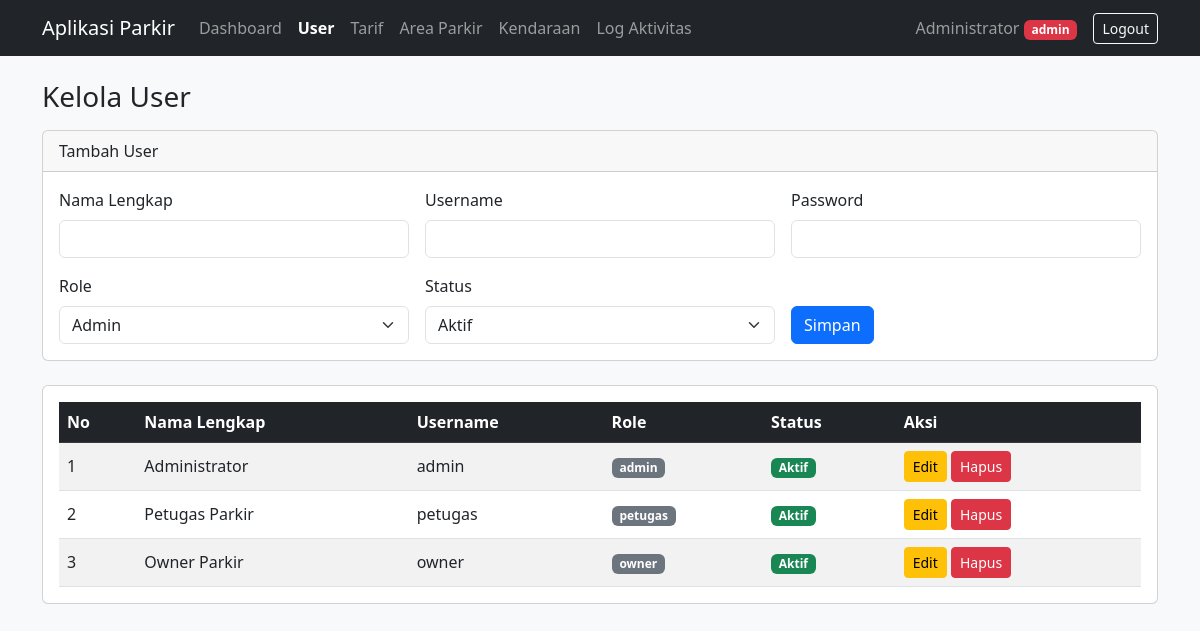
/user.php (signed in), run on the app's committed database.
### tables this page shows
CREATE TABLE `tb_user` (
  `id_user` int(11) NOT NULL,
  `nama_lengkap` varchar(50) DEFAULT NULL,
  `username` varchar(50) DEFAULT NULL,
  `password` varchar(100) DEFAULT NULL,
  `role` enum('admin','petugas','owner') DEFAULT NULL,
  `status_aktif` tinyint(1) DEFAULT NULL
);

### config/koneksi.php (called while the page is built, shortened)
<?php
$db_host = 'localhost';
$db_user = 'root';
$db_pass = '';
$db_name = 'parkir';
try {
    $koneksi = mysqli_connect($db_host, $db_user, $db_pass, $db_name);
    mysqli_set_charset($koneksi, 'utf8mb4');
} catch (mysqli_sql_exception $ex) {
    die('Koneksi database gagal: ' . $ex->getMessage() .
        '. Pastikan MySQL di XAMPP sudah Start dan nama database benar.');
}
function siapkan($sql, $types = '', $params = []) {
    global $koneksi;
    $stmt = mysqli_prepare($koneksi, $sql);
    mysqli_stmt_execute($stmt);
    return $stmt;
}
function ambil($sql, $types = '', $params = []) {
    $stmt = siapkan($sql, $types, $params);
    return mysqli_fetch_all(mysqli_stmt_get_result($stmt), MYSQLI_ASSOC);
}
function e($teks) {
    return htmlspecialchars((string)$teks, ENT_QUOTES, 'UTF-8');
}

### user.php (the view, shortened to what this page needs)
<?php
require __DIR__ . '/config/koneksi.php';
$daftar_role = ['admin', 'petugas', 'owner'];
$edit = isset($_GET['edit']) ? ambil_satu('SELECT * FROM tb_user WHERE id_user = ?', 'i', [(int)$_GET['edit']]) : null;
$data = ambil('SELECT * FROM tb_user ORDER BY id_user');
include __DIR__ . '/includes/header.php';
?>
<h3 class="mb-3">Kelola User</h3>
<div class="card mb-4">
  <div class="card-header"><?= $edit ? 'Edit User' : 'Tambah User' ?></div>
  <div class="card-body">
    <form method="post" class="row g-3">
      <div class="col-md-4">
        <label class="form-label">Nama Lengkap</label>
        <input type="text" name="nama_lengkap" class="form-control" maxlength="50" value="<?= e($edit['nama_lengkap'] ?? '') ?>" required>
      </div>
      <div class="col-md-4">
        <label class="form-label">Username</label>
        <input type="text" name="username" class="form-control" maxlength="50" value="<?= e($edit['username'] ?? '') ?>" required>
      </div>
      <div class="col-md-4">
        <label class="form-label">Password</label>
        <input type="password" name="password" class="form-control" maxlength="72"
               placeholder="<?= $edit ? 'Kosongkan jika tidak diubah' : '' ?>" <?= $edit ? '' : 'required' ?>>
      </div>
      <div class="col-md-4">
        <label class="form-label">Role</label>
        <select name="role" class="form-select">
          <?php foreach ($daftar_role as $r): ?>
            <option value="<?= $r ?>" <?= ($edit['role'] ?? '') === $r ? 'selected' : '' ?>><?= ucfirst($r) ?></option>
          <?php endforeach; ?>
        </select>
      </div>
      <div class="col-md-4">
        <label class="form-label">Status</label>
        <select name="status_aktif" class="form-select">
          <option value="1" <?= ($edit['status_aktif'] ?? 1) == 1 ? 'selected' : '' ?>>Aktif</option>
        </select>
      </div>
      <div class="col-md-4 d-flex align-items-end gap-2">
        <button type="submit" name="simpan" class="btn btn-primary">Simpan</button>
      </div>
    </form>
  </div>
</div>
<div class="card">
  <div class="card-body table-responsive">
    <table class="table table-striped align-middle mb-0">
      <thead class="table-dark">
        <tr><th>No</th><th>Nama Lengkap</th><th>Username</th><th>Role</th><th>Status</th><th>Aksi</th></tr>
      </thead>
      <tbody>
        <?php foreach ($data as $i => $d): ?>
        <tr>
          <td><?= $i + 1 ?></td>
          <td><?= e($d['nama_lengkap']) ?></td>
          <td><?= e($d['username']) ?></td>
          <td><span class="badge text-bg-secondary"><?= e($d['role']) ?></span></td>
          <td><?= $d['status_aktif'] ? '<span class="badge text-bg-success">Aktif</span>' : '<span class="badge text-bg-danger">Nonaktif</span>' ?></td>
          <td>
            <a href="user.php?edit=<?= $d['id_user'] ?>" class="btn btn-sm btn-warning">Edit</a>
            <form method="post" class="d-inline" onsubmit="return confirm('Hapus user ini?')">
              <button class="btn btn-sm btn-danger">Hapus</button>
            </form>
          </td>
        </tr>
        <?php endforeach; ?>
      </tbody>
    </table>
  </div>
</div>
<?php include __DIR__ . '/includes/footer.php'; ?>

### includes/header.php (shortened to what this page needs)
<?php
$u = $_SESSION['user'];
$menu = [
    'admin'   => [['dashboard.php', 'Dashboard'], ['user.php', 'User'], ['tarif.php', 'Tarif'],
                  ['area.php', 'Area Parkir'], ['kendaraan.php', 'Kendaraan'], ['log.php', 'Log Aktivitas']],
    'petugas' => [['dashboard.php', 'Dashboard'], ['transaksi.php', 'Transaksi']],
    'owner'   => [['dashboard.php', 'Dashboard'], ['rekap.php', 'Rekap Transaksi']],
];
$warna_role = ['admin' => 'danger', 'petugas' => 'success', 'owner' => 'warning'];
$halaman_ini = basename($_SERVER['PHP_SELF']);
?>
<!DOCTYPE html>
<html lang="id">
<head>
  <link rel="stylesheet" href="https://cdn.jsdelivr.net/npm/bootstrap@5.3.0/dist/css/bootstrap.min.css">
</head>
<body class="bg-light">
<nav class="navbar navbar-expand-lg navbar-dark bg-dark mb-4 d-print-none">
  <div class="container">
    <a class="navbar-brand" href="<?= BASE_URL ?>dashboard.php">Aplikasi Parkir</a>
    <div class="collapse navbar-collapse" id="menuUtama">
      <ul class="navbar-nav me-auto">
        <?php foreach ($menu[$u['role']] as $m): ?>
          <li class="nav-item">
            <a class="nav-link <?= $halaman_ini === $m[0] ? 'active fw-bold' : '' ?>"
               href="<?= BASE_URL . $m[0] ?>"><?= $m[1] ?></a>
          </li>
        <?php endforeach; ?>
      </ul>
      <span class="navbar-text me-3">
        <?= e($u['nama_lengkap']) ?>
        <span class="badge text-bg-<?= $warna_role[$u['role']] ?>"><?= e($u['role']) ?></span>
      </span>
      <a class="btn btn-outline-light btn-sm" href="<?= BASE_URL ?>logout.php">Logout</a>
    </div>
  </div>
</nav>
<div class="container pb-5">

### data on the page
tb_user: nama_lengkap "Administrator", role "admin", username "admin", status_aktif "Aktif"
tb_user: nama_lengkap "Petugas Parkir", username "petugas", role "petugas", status_aktif "Aktif"
tb_user: nama_lengkap "Owner Parkir", username "owner", role "owner", status_aktif "Aktif"

### other printed values
$m[1] "Dashboard"
$m[1] "User"
$m[1] "Tarif"
$m[1] "Area Parkir"
$m[1] "Kendaraan"
$m[1] "Log Aktivitas"
form field role "Admin"
